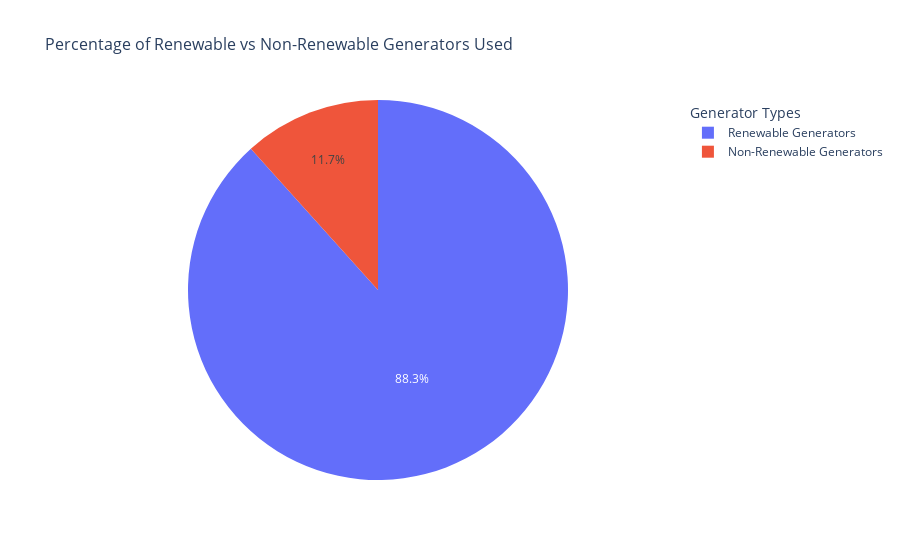

The code cell stored with this chart in its notebook:
### Code cell
categories = ['Renewable Generators', 'Non-Renewable Generators']
values = [renewable_generators, non_renewable_generators]

category_details = {
    'Renewable Generators': list(solution[solution['Fuel Type'].isin(renewable_fuel_types)]['Plant'].unique()),
    'Non-Renewable Generators': list(solution[solution['Fuel Type'].isin(non_renewable_fuel_types)]['Plant'].unique())
}

details = [', '.join(category_details[cat]) for cat in categories]

pie_data = pd.DataFrame({
    'Category': categories,
    'Count': values,
    'Details': details
})

fig = px.pie(
    pie_data, 
    names='Category', 
    values='Count', 
    title="Percentage of Renewable vs Non-Renewable Generators Used",
    hover_data=['Details'],
    labels={'Details': 'Generators'}
)

fig.update_traces(hovertemplate="<b>%{label}</b><br>Count: %{value}<br>Details: %{customdata[0]}")

fig.update_layout(
    title_font_size=16,
    legend_title_text='Generator Types',
    legend=dict(font_size=12)
)
fig.show()

### Figure 1 — Plotly figure (JSON) as saved in the notebook; plotly's stock layout.template omitted (floating-point values rounded to 4 significant figures)
{"data": [{"customdata": [["MACKAYGS, ROMNEY, KIPLING, DECEWND1, MCLEANSMTNWF-LT.AG_T1, RAILBEDWF-LT.AG_SR, CEDAR POINT 2, ALEXANDER, EAST LAKE, HARMON 2, HENVEY NORTH, PORTALMA-T1, OTTERRAPIDS, HARRIS, PINEPORTAGE, BELLE RIVER, COMBER, DILLON, KIPLING 2, AGUASABON, LOWERNOTCH, MANITOUFALLS, CARIBOUFALLS, NANTICOKE SOLAR, KINGSBRIDGE, NORTHLAND POWER SOLAR FACILITIES, HOLINGSWTH, BORNISH, AMHERST ISLAND, NAGAGAMI, ABKENORA, GRANDWF, STONE MILLS SF, ADELAIDE, PETER SUTHERLAND SR, BECK1, SUMMERHAVEN, CAMERONFALLS, UNDERWOOD, DESJOACHIMS, CHATSFALLS, SMOKY 2, GARTSHORE, WEST LINCOLN NRWF, WHITEDOG, CANYON, SHANNON, LONGSAULTE, GOULAIS, HARMON, STEWARTVLE, SANDUSK-LT.AG_T1, PORT BURWELL, BOW LAKE 2, RAYNER, APIROQUOIS, WELLS, WOLFE ISLAND, SOUTHGATE SF, AUBREYFALLS, CLERGUE, BECK2, FORTFRANCSWC, DECEWFALLS, AMARANTH, KINGSTONSF, KAKABEKA, GOSHEN, SILVERFALLS, K2WIND, PORTALMA-T3, ERIEAU, EARFALLS, SAUNDERS, UMBATAFALLS, BECK2 PGS, HOLDEN, GOSFIELDWGS, CRYSLER, CARMICHAEL, WINDSOR AIRPORT SF, NORTH KENT, ZURICH, PRINCEFARM, STEEPHILL, SPENCE, HENVEY SOUTH, MTNCHUTE, BLAKE, GRANDSF, DA WATSON, ARNPRIOR, RIPLEY SOUTH, JERICHO, GRAND VALLEY 3, LANDON, MISSION, CHENAUX, BOW LAKE, REDROCK, ARMOW, PAROCHES, GREENWICH, LITTLELONG, LITTLELONG 2, BARRETT"], ["BRUCEB-G8, PICKERINGA-G1, PICKERINGB-G5, BRUCEA-G1, BRUCEA-G4, PICKERINGA-G4, TASARNIA, DARLINGTON-G3, BRUCEB-G5, BRUCEB-G7, PICKERINGB-G6, BRUCEB-G6, BRUCEA-G2, DARLINGTON-G2"]], "domain": {"x": [0, 1], "y": [0, 1]}, "hovertemplate": "<b>%{label}</b><br>Count: %{value}<br>Details: %{customdata[0]}", "labels": ["Renewable Generators", "Non-Renewable Generators"], "legendgroup": "", "name": "", "showlegend": true, "type": "pie", "values": [106, 14]}], "layout": {"legend": {"font": {"size": 12}, "title": {"text": "Generator Types"}, "tracegroupgap": 0}, "title": {"font": {"size": 16}, "text": "Percentage of Renewable vs Non-Renewable Generators Used"}}}
